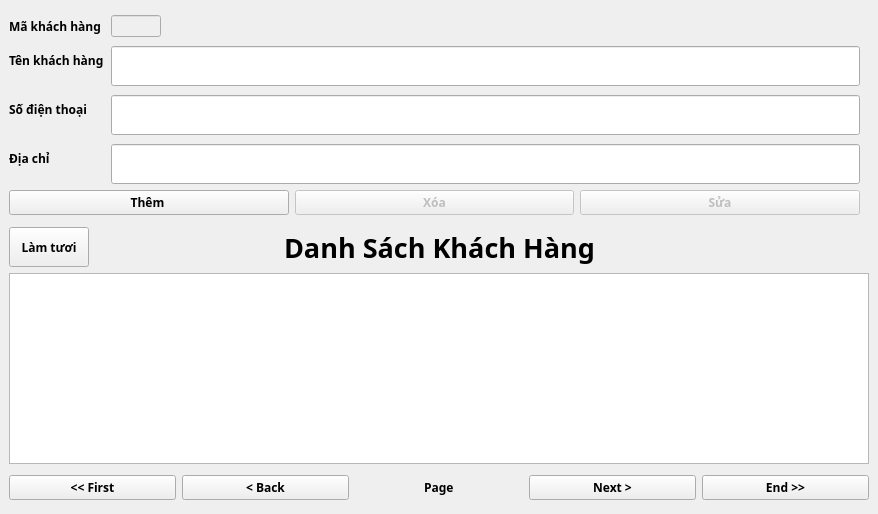
<?xml version="1.0" encoding="UTF-8"?>
<ui version="4.0">
 <class>FKhachHang</class>
 <widget class="QWidget" name="FKhachHang">
  <property name="geometry">
   <rect>
    <x>0</x>
    <y>0</y>
    <width>878</width>
    <height>514</height>
   </rect>
  </property>
  <property name="windowTitle">
   <string>Form</string>
  </property>
  <layout class="QHBoxLayout" name="horizontalLayout">
   <property name="spacing">
    <number>0</number>
   </property>
   <property name="leftMargin">
    <number>0</number>
   </property>
   <property name="topMargin">
    <number>0</number>
   </property>
   <property name="rightMargin">
    <number>0</number>
   </property>
   <property name="bottomMargin">
    <number>0</number>
   </property>
   <item>
    <widget class="QWidget" name="widget_3" native="true">
     <layout class="QVBoxLayout" name="verticalLayout_3">
      <item>
       <widget class="QWidget" name="widget_2" native="true">
        <layout class="QVBoxLayout" name="verticalLayout_2">
         <property name="spacing">
          <number>0</number>
         </property>
         <property name="leftMargin">
          <number>0</number>
         </property>
         <property name="topMargin">
          <number>0</number>
         </property>
         <property name="rightMargin">
          <number>9</number>
         </property>
         <property name="bottomMargin">
          <number>0</number>
         </property>
         <item>
          <widget class="QWidget" name="widget_6" native="true">
           <property name="sizePolicy">
            <sizepolicy hsizetype="Preferred" vsizetype="Fixed">
             <horstretch>0</horstretch>
             <verstretch>0</verstretch>
            </sizepolicy>
           </property>
           <layout class="QHBoxLayout" name="horizontalLayout_3">
            <property name="spacing">
             <number>6</number>
            </property>
            <property name="leftMargin">
             <number>0</number>
            </property>
            <property name="topMargin">
             <number>0</number>
            </property>
            <property name="rightMargin">
             <number>0</number>
            </property>
            <property name="bottomMargin">
             <number>0</number>
            </property>
            <item>
             <layout class="QFormLayout" name="formLayout">
              <property name="horizontalSpacing">
               <number>7</number>
              </property>
              <property name="verticalSpacing">
               <number>9</number>
              </property>
              <property name="topMargin">
               <number>6</number>
              </property>
              <item row="0" column="0">
               <widget class="QLabel" name="label_5">
                <property name="font">
                 <font>
                  <family>Ubuntu Condensed</family>
                  <weight>75</weight>
                  <bold>true</bold>
                 </font>
                </property>
                <property name="text">
                 <string>Mã khách hàng</string>
                </property>
               </widget>
              </item>
              <item row="0" column="1">
               <widget class="QLineEdit" name="txtMaKH">
                <property name="enabled">
                 <bool>false</bool>
                </property>
                <property name="maximumSize">
                 <size>
                  <width>50</width>
                  <height>16777215</height>
                 </size>
                </property>
                <property name="readOnly">
                 <bool>true</bool>
                </property>
               </widget>
              </item>
              <item row="1" column="0">
               <widget class="QLabel" name="label_2">
                <property name="font">
                 <font>
                  <family>Ubuntu Condensed</family>
                  <weight>75</weight>
                  <bold>true</bold>
                 </font>
                </property>
                <property name="text">
                 <string>Tên khách hàng</string>
                </property>
               </widget>
              </item>
              <item row="1" column="1">
               <widget class="QLineEdit" name="txtTenKH">
                <property name="minimumSize">
                 <size>
                  <width>0</width>
                  <height>40</height>
                 </size>
                </property>
                <property name="maximumSize">
                 <size>
                  <width>16777215</width>
                  <height>16777215</height>
                 </size>
                </property>
               </widget>
              </item>
              <item row="2" column="0">
               <widget class="QLabel" name="label_3">
                <property name="font">
                 <font>
                  <family>Ubuntu Condensed</family>
                  <weight>75</weight>
                  <bold>true</bold>
                 </font>
                </property>
                <property name="text">
                 <string>Số điện thoại</string>
                </property>
               </widget>
              </item>
              <item row="2" column="1">
               <widget class="QLineEdit" name="txtSDT">
                <property name="minimumSize">
                 <size>
                  <width>0</width>
                  <height>40</height>
                 </size>
                </property>
                <property name="maximumSize">
                 <size>
                  <width>16777215</width>
                  <height>16777215</height>
                 </size>
                </property>
               </widget>
              </item>
              <item row="3" column="0">
               <widget class="QLabel" name="label_4">
                <property name="font">
                 <font>
                  <family>Ubuntu Condensed</family>
                  <weight>75</weight>
                  <bold>true</bold>
                 </font>
                </property>
                <property name="text">
                 <string>Địa chỉ</string>
                </property>
               </widget>
              </item>
              <item row="3" column="1">
               <widget class="QLineEdit" name="txtDiaChi">
                <property name="minimumSize">
                 <size>
                  <width>0</width>
                  <height>40</height>
                 </size>
                </property>
                <property name="maximumSize">
                 <size>
                  <width>16777215</width>
                  <height>16777215</height>
                 </size>
                </property>
               </widget>
              </item>
             </layout>
            </item>
           </layout>
          </widget>
         </item>
         <item alignment="Qt::AlignBottom">
          <widget class="QWidget" name="widget_7" native="true">
           <property name="sizePolicy">
            <sizepolicy hsizetype="Preferred" vsizetype="Fixed">
             <horstretch>0</horstretch>
             <verstretch>0</verstretch>
            </sizepolicy>
           </property>
           <property name="maximumSize">
            <size>
             <width>16777215</width>
             <height>40</height>
            </size>
           </property>
           <layout class="QHBoxLayout" name="horizontalLayout_6">
            <property name="spacing">
             <number>0</number>
            </property>
            <property name="leftMargin">
             <number>0</number>
            </property>
            <property name="topMargin">
             <number>6</number>
            </property>
            <property name="rightMargin">
             <number>0</number>
            </property>
            <property name="bottomMargin">
             <number>6</number>
            </property>
            <item>
             <layout class="QHBoxLayout" name="horizontalLayout_5">
              <property name="spacing">
               <number>6</number>
              </property>
              <item>
               <widget class="QPushButton" name="btnThem">
                <property name="font">
                 <font>
                  <family>Ubuntu Condensed</family>
                  <weight>75</weight>
                  <bold>true</bold>
                 </font>
                </property>
                <property name="text">
                 <string>Thêm </string>
                </property>
               </widget>
              </item>
              <item>
               <widget class="QPushButton" name="btnXoa">
                <property name="enabled">
                 <bool>false</bool>
                </property>
                <property name="font">
                 <font>
                  <family>Ubuntu Condensed</family>
                  <weight>75</weight>
                  <bold>true</bold>
                 </font>
                </property>
                <property name="text">
                 <string>Xóa</string>
                </property>
               </widget>
              </item>
              <item>
               <widget class="QPushButton" name="btnSua">
                <property name="enabled">
                 <bool>false</bool>
                </property>
                <property name="font">
                 <font>
                  <family>Ubuntu Condensed</family>
                  <weight>75</weight>
                  <bold>true</bold>
                 </font>
                </property>
                <property name="text">
                 <string>Sửa</string>
                </property>
               </widget>
              </item>
             </layout>
            </item>
           </layout>
          </widget>
         </item>
        </layout>
       </widget>
      </item>
      <item>
       <widget class="QWidget" name="widget_5" native="true">
        <property name="minimumSize">
         <size>
          <width>0</width>
          <height>40</height>
         </size>
        </property>
        <property name="maximumSize">
         <size>
          <width>16777215</width>
          <height>50</height>
         </size>
        </property>
        <layout class="QHBoxLayout" name="horizontalLayout_7">
         <property name="spacing">
          <number>0</number>
         </property>
         <property name="leftMargin">
          <number>0</number>
         </property>
         <property name="topMargin">
          <number>0</number>
         </property>
         <property name="rightMargin">
          <number>0</number>
         </property>
         <property name="bottomMargin">
          <number>0</number>
         </property>
         <item>
          <widget class="QWidget" name="widget_8" native="true">
           <property name="sizePolicy">
            <sizepolicy hsizetype="Fixed" vsizetype="Fixed">
             <horstretch>0</horstretch>
             <verstretch>0</verstretch>
            </sizepolicy>
           </property>
           <layout class="QHBoxLayout" name="horizontalLayout_2">
            <property name="spacing">
             <number>0</number>
            </property>
            <property name="leftMargin">
             <number>0</number>
            </property>
            <property name="topMargin">
             <number>0</number>
            </property>
            <property name="rightMargin">
             <number>0</number>
            </property>
            <property name="bottomMargin">
             <number>0</number>
            </property>
           </layout>
          </widget>
         </item>
         <item alignment="Qt::AlignLeft">
          <widget class="QWidget" name="widget_9" native="true">
           <layout class="QHBoxLayout" name="horizontalLayout_8">
            <property name="spacing">
             <number>0</number>
            </property>
            <property name="leftMargin">
             <number>0</number>
            </property>
            <property name="topMargin">
             <number>0</number>
            </property>
            <property name="rightMargin">
             <number>0</number>
            </property>
            <property name="bottomMargin">
             <number>0</number>
            </property>
            <item alignment="Qt::AlignLeft">
             <widget class="QPushButton" name="pushButton">
              <property name="sizePolicy">
               <sizepolicy hsizetype="Fixed" vsizetype="Fixed">
                <horstretch>0</horstretch>
                <verstretch>0</verstretch>
               </sizepolicy>
              </property>
              <property name="minimumSize">
               <size>
                <width>0</width>
                <height>40</height>
               </size>
              </property>
              <property name="font">
               <font>
                <family>Ubuntu Condensed</family>
                <weight>75</weight>
                <bold>true</bold>
               </font>
              </property>
              <property name="text">
               <string>Làm tươi</string>
              </property>
             </widget>
            </item>
           </layout>
          </widget>
         </item>
         <item alignment="Qt::AlignHCenter">
          <widget class="QLabel" name="label">
           <property name="font">
            <font>
             <family>Ubuntu Condensed</family>
             <pointsize>20</pointsize>
             <weight>75</weight>
             <bold>true</bold>
            </font>
           </property>
           <property name="text">
            <string>Danh Sách Khách Hàng</string>
           </property>
          </widget>
         </item>
         <item>
          <widget class="QWidget" name="widget_10" native="true"/>
         </item>
        </layout>
       </widget>
      </item>
      <item>
       <widget class="QWidget" name="widget" native="true">
        <layout class="QVBoxLayout" name="verticalLayout">
         <property name="spacing">
          <number>0</number>
         </property>
         <property name="leftMargin">
          <number>0</number>
         </property>
         <property name="topMargin">
          <number>0</number>
         </property>
         <property name="rightMargin">
          <number>0</number>
         </property>
         <property name="bottomMargin">
          <number>0</number>
         </property>
         <item>
          <widget class="QWidget" name="widget_4" native="true">
           <layout class="QHBoxLayout" name="horizontalLayout_4">
            <property name="spacing">
             <number>0</number>
            </property>
            <property name="leftMargin">
             <number>0</number>
            </property>
            <property name="topMargin">
             <number>0</number>
            </property>
            <property name="rightMargin">
             <number>0</number>
            </property>
            <property name="bottomMargin">
             <number>0</number>
            </property>
            <item>
             <widget class="QTableView" name="tabKhachHang">
              <property name="enabled">
               <bool>true</bool>
              </property>
              <property name="editTriggers">
               <set>QAbstractItemView::NoEditTriggers</set>
              </property>
             </widget>
            </item>
           </layout>
          </widget>
         </item>
        </layout>
       </widget>
      </item>
      <item>
       <widget class="QWidget" name="widget_11" native="true">
        <layout class="QHBoxLayout" name="horizontalLayout_9">
         <property name="spacing">
          <number>6</number>
         </property>
         <property name="leftMargin">
          <number>0</number>
         </property>
         <property name="topMargin">
          <number>0</number>
         </property>
         <property name="rightMargin">
          <number>0</number>
         </property>
         <property name="bottomMargin">
          <number>0</number>
         </property>
         <item>
          <widget class="QPushButton" name="btnFirst">
           <property name="font">
            <font>
             <family>Ubuntu Condensed</family>
             <weight>75</weight>
             <bold>true</bold>
            </font>
           </property>
           <property name="text">
            <string>&lt;&lt; First</string>
           </property>
          </widget>
         </item>
         <item>
          <widget class="QPushButton" name="btnBack">
           <property name="font">
            <font>
             <family>Ubuntu Condensed</family>
             <weight>75</weight>
             <bold>true</bold>
            </font>
           </property>
           <property name="text">
            <string>&lt; Back</string>
           </property>
          </widget>
         </item>
         <item alignment="Qt::AlignHCenter">
          <widget class="QWidget" name="widget_12" native="true">
           <layout class="QVBoxLayout" name="verticalLayout_4">
            <item>
             <widget class="QLabel" name="lbPage">
              <property name="font">
               <font>
                <family>Ubuntu Condensed</family>
                <weight>75</weight>
                <bold>true</bold>
               </font>
              </property>
              <property name="text">
               <string>Page</string>
              </property>
             </widget>
            </item>
           </layout>
          </widget>
         </item>
         <item>
          <widget class="QPushButton" name="btnNext">
           <property name="font">
            <font>
             <family>Ubuntu Condensed</family>
             <weight>75</weight>
             <bold>true</bold>
            </font>
           </property>
           <property name="text">
            <string>Next &gt;</string>
           </property>
          </widget>
         </item>
         <item>
          <widget class="QPushButton" name="btnEnd">
           <property name="font">
            <font>
             <family>Ubuntu Condensed</family>
             <weight>75</weight>
             <bold>true</bold>
            </font>
           </property>
           <property name="text">
            <string>End &gt;&gt;</string>
           </property>
          </widget>
         </item>
        </layout>
       </widget>
      </item>
     </layout>
    </widget>
   </item>
  </layout>
 </widget>
 <resources/>
 <connections/>
</ui>
